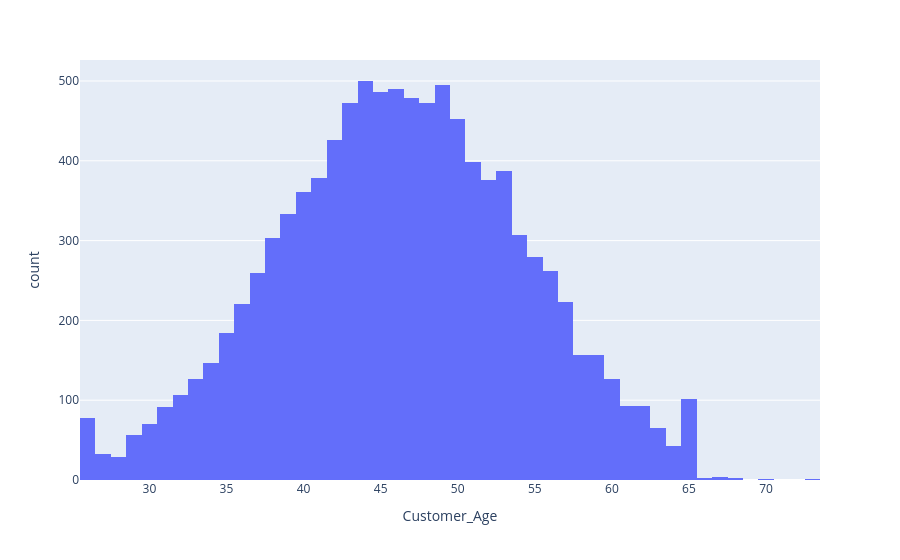

Source (notebook cell):
### Markdown cell above
## Customer distribution by age

The distribution is close to **normal**, with the peak occurring between **44 and 50 years of age**.

- Most customers are middle-aged
- There are very few customers under 30 or over 65
- Average age: **46.3 years**, range: 26–73

### Code cell
px.histogram(mainData, x="Customer_Age")

### Figure 1 — Plotly figure (JSON) as saved in the notebook; plotly's stock layout.template omitted (floating-point values rounded to 4 significant figures; data arrays with more than 128 entries replaced by an {"elided": "..."} marker saying what was removed)
{"data": [{"bingroup": "x", "hovertemplate": "Customer_Age=%{x}<br>count=%{y}<extra></extra>", "legendgroup": "", "marker": {"color": "#636efa", "pattern": {"shape": ""}}, "name": "", "orientation": "v", "showlegend": false, "type": "histogram", "x": {"elided": "10127 int values"}, "xaxis": "x", "yaxis": "y"}], "layout": {"barmode": "relative", "legend": {"tracegroupgap": 0}, "margin": {"t": 60}, "xaxis": {"anchor": "y", "domain": [0, 1], "title": {"text": "Customer_Age"}}, "yaxis": {"anchor": "x", "domain": [0, 1], "title": {"text": "count"}}}}
